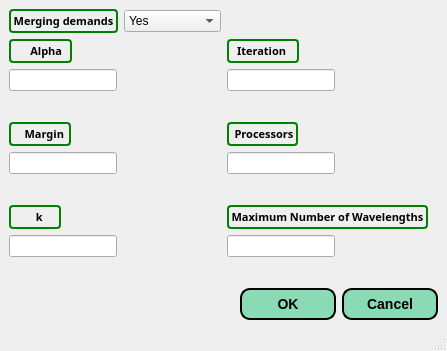
<?xml version="1.0" encoding="UTF-8"?>
<ui version="4.0">
 <class>RWA_Window</class>
 <widget class="QMainWindow" name="RWA_Window">
  <property name="geometry">
   <rect>
    <x>0</x>
    <y>0</y>
    <width>447</width>
    <height>351</height>
   </rect>
  </property>
  <property name="sizePolicy">
   <sizepolicy hsizetype="Maximum" vsizetype="Preferred">
    <horstretch>0</horstretch>
    <verstretch>0</verstretch>
   </sizepolicy>
  </property>
  <property name="windowTitle">
   <string>MainWindow</string>
  </property>
  <widget class="QWidget" name="centralwidget">
   <layout class="QGridLayout" name="gridLayout_2">
    <item row="0" column="0">
     <layout class="QGridLayout" name="mergindemands_gridlayout">
      <item row="0" column="0">
       <widget class="QLabel" name="mergingdemands_label">
        <property name="font">
         <font>
          <family>IRANSans</family>
          <pointsize>8</pointsize>
          <weight>75</weight>
          <bold>true</bold>
         </font>
        </property>
        <property name="styleSheet">
         <string notr="true"> QLabel {
    border: 2px solid green;
    border-radius: 4px;
    padding: 2px;
}</string>
        </property>
        <property name="text">
         <string>Merging demands</string>
        </property>
        <property name="alignment">
         <set>Qt::AlignCenter</set>
        </property>
       </widget>
      </item>
      <item row="0" column="1">
       <widget class="QComboBox" name="mergindemands_comboBox">
        <property name="styleSheet">
         <string notr="true">border-color: rgb(0, 85, 0);
border-color: rgb(85, 255, 0);</string>
        </property>
        <property name="editable">
         <bool>false</bool>
        </property>
        <item>
         <property name="text">
          <string>Yes</string>
         </property>
        </item>
        <item>
         <property name="text">
          <string>No</string>
         </property>
        </item>
       </widget>
      </item>
     </layout>
    </item>
    <item row="1" column="0">
     <layout class="QFormLayout" name="formLayout">
      <item row="0" column="0">
       <widget class="QLabel" name="mergingdemands_label_2">
        <property name="font">
         <font>
          <family>IRANSans</family>
          <pointsize>8</pointsize>
          <weight>75</weight>
          <bold>true</bold>
         </font>
        </property>
        <property name="styleSheet">
         <string notr="true"> QLabel {
    border: 2px solid green;
    border-radius: 4px;
    padding: 2px;
}</string>
        </property>
        <property name="text">
         <string>      Alpha  </string>
        </property>
        <property name="alignment">
         <set>Qt::AlignCenter</set>
        </property>
       </widget>
      </item>
      <item row="1" column="0">
       <widget class="QLineEdit" name="alphalineEdit">
        <property name="styleSheet">
         <string notr="true"/>
        </property>
        <property name="text">
         <string/>
        </property>
       </widget>
      </item>
     </layout>
    </item>
    <item row="1" column="1">
     <layout class="QFormLayout" name="formLayout_4">
      <item row="0" column="0">
       <widget class="QLabel" name="Iteration_label">
        <property name="font">
         <font>
          <family>IRANSans</family>
          <pointsize>8</pointsize>
          <weight>75</weight>
          <bold>true</bold>
         </font>
        </property>
        <property name="styleSheet">
         <string notr="true"> QLabel {
    border: 2px solid green;
    border-radius: 4px;
    padding: 2px;
}</string>
        </property>
        <property name="text">
         <string>  Iteration   </string>
        </property>
        <property name="alignment">
         <set>Qt::AlignCenter</set>
        </property>
       </widget>
      </item>
      <item row="1" column="0">
       <widget class="QLineEdit" name="Iteration_lineedit">
        <property name="styleSheet">
         <string notr="true">
border-color: rgb(170, 0, 0);</string>
        </property>
        <property name="text">
         <string/>
        </property>
       </widget>
      </item>
     </layout>
    </item>
    <item row="2" column="0">
     <layout class="QFormLayout" name="formLayout_2">
      <item row="0" column="0">
       <widget class="QLabel" name="Margin_label">
        <property name="font">
         <font>
          <family>IRANSans</family>
          <pointsize>8</pointsize>
          <weight>75</weight>
          <bold>true</bold>
         </font>
        </property>
        <property name="styleSheet">
         <string notr="true"> QLabel {
    border: 2px solid green;
    border-radius: 4px;
    padding: 2px;
}</string>
        </property>
        <property name="text">
         <string>    Margin </string>
        </property>
        <property name="alignment">
         <set>Qt::AlignCenter</set>
        </property>
       </widget>
      </item>
      <item row="1" column="0">
       <widget class="QLineEdit" name="Margin_lineedit">
        <property name="styleSheet">
         <string notr="true">
border-color: rgb(170, 0, 0);</string>
        </property>
        <property name="text">
         <string/>
        </property>
       </widget>
      </item>
     </layout>
    </item>
    <item row="2" column="1">
     <layout class="QFormLayout" name="formLayout_5">
      <item row="0" column="0">
       <widget class="QLabel" name="Processors_label">
        <property name="font">
         <font>
          <family>IRANSans</family>
          <pointsize>8</pointsize>
          <weight>75</weight>
          <bold>true</bold>
         </font>
        </property>
        <property name="styleSheet">
         <string notr="true"> QLabel {
    border: 2px solid green;
    border-radius: 4px;
    padding: 2px;
}</string>
        </property>
        <property name="text">
         <string> Processors</string>
        </property>
        <property name="alignment">
         <set>Qt::AlignCenter</set>
        </property>
       </widget>
      </item>
      <item row="1" column="0">
       <widget class="QLineEdit" name="Processors_lineedit">
        <property name="styleSheet">
         <string notr="true">
border-color: rgb(170, 0, 0);</string>
        </property>
        <property name="text">
         <string/>
        </property>
       </widget>
      </item>
     </layout>
    </item>
    <item row="3" column="0">
     <layout class="QFormLayout" name="formLayout_3">
      <item row="0" column="0">
       <widget class="QLabel" name="K_label">
        <property name="font">
         <font>
          <family>IRANSans</family>
          <pointsize>8</pointsize>
          <weight>75</weight>
          <bold>true</bold>
         </font>
        </property>
        <property name="styleSheet">
         <string notr="true"> QLabel {
    border: 2px solid green;
    border-radius: 4px;
    padding: 2px;
}</string>
        </property>
        <property name="text">
         <string>        k     </string>
        </property>
        <property name="alignment">
         <set>Qt::AlignCenter</set>
        </property>
       </widget>
      </item>
      <item row="1" column="0">
       <widget class="QLineEdit" name="K_lineedit">
        <property name="styleSheet">
         <string notr="true">
border-color: rgb(170, 0, 0);</string>
        </property>
        <property name="text">
         <string/>
        </property>
       </widget>
      </item>
     </layout>
    </item>
    <item row="3" column="1">
     <layout class="QFormLayout" name="formLayout_6">
      <item row="0" column="0">
       <widget class="QLabel" name="MNV_label">
        <property name="font">
         <font>
          <family>IRANSans</family>
          <pointsize>8</pointsize>
          <weight>75</weight>
          <bold>true</bold>
         </font>
        </property>
        <property name="styleSheet">
         <string notr="true"> QLabel {
    border: 2px solid green;
    border-radius: 4px;
    padding: 2px;
}</string>
        </property>
        <property name="text">
         <string>Maximum Number of Wavelengths</string>
        </property>
        <property name="alignment">
         <set>Qt::AlignCenter</set>
        </property>
       </widget>
      </item>
      <item row="1" column="0">
       <widget class="QLineEdit" name="MNV_lineedit">
        <property name="styleSheet">
         <string notr="true">
border-color: rgb(170, 0, 0);</string>
        </property>
        <property name="text">
         <string/>
        </property>
       </widget>
      </item>
     </layout>
    </item>
    <item row="4" column="0" colspan="2">
     <layout class="QGridLayout" name="gridLayout">
      <item row="0" column="1">
       <widget class="QPushButton" name="ok_pushbutton">
        <property name="styleSheet">
         <string notr="true">QPushButton {
    border: 2px solid #8f8f91;
    border-radius: 6px;
    background-color: #8ADBB5;
    min-width: 80px;
	border-style: outset;
    border-width: 2px;
    border-radius: 10px;
    border-color: dark-orange;
    font: bold 14px;
    min-width: 10em;
    padding: 6px;
}

QPushButton:pressed {
    background-color: qlineargradient(x1: 0, y1: 0, x2: 0, y2: 1,
                                      stop: 0 #dadbde, stop: 1 #f6f7fa);
}
QPushButton::hover{
	background-color: #2EDB8A;
}

QPushButton:flat {
    border: none; /* no border for a flat push button */
}

QPushButton:default {
    border-color: navy; /* make the default button prominent */
}
QPushButton:open { /* when the button has its menu open */
    background-color: qlineargradient(x1: 0, y1: 0, x2: 0, y2: 1,
                                      stop: 0 #dadbde, stop: 1 #f6f7fa);
}

QPushButton::menu-indicator {
    image: url(menu_indicator.png);
    subcontrol-origin: padding;
    subcontrol-position: bottom right;
}

QPushButton::menu-indicator:pressed, QPushButton::menu-indicator:open {
    position: relative;
    top: 2px; left: 2px; /* shift the arrow by 2 px */
}</string>
        </property>
        <property name="text">
         <string>OK</string>
        </property>
        <property name="autoDefault">
         <bool>false</bool>
        </property>
       </widget>
      </item>
      <item row="0" column="2">
       <widget class="QPushButton" name="cancel_pushbutton">
        <property name="styleSheet">
         <string notr="true">QPushButton {
    border: 2px solid #8f8f91;
    border-radius: 6px;
    background-color: #8ADBB5;
    min-width: 80px;
	border-style: outset;
    border-width: 2px;
    border-radius: 10px;
    border-color: dark-orange;
    font: bold 14px;
    min-width: 10em;
    padding: 6px;
}

QPushButton:pressed {
    background-color: qlineargradient(x1: 0, y1: 0, x2: 0, y2: 1,
                                      stop: 0 #dadbde, stop: 1 #f6f7fa);
}
QPushButton::hover{
	background-color: #2EDB8A;
}

QPushButton:flat {
    border: none; /* no border for a flat push button */
}

QPushButton:default {
    border-color: navy; /* make the default button prominent */
}
QPushButton:open { /* when the button has its menu open */
    background-color: qlineargradient(x1: 0, y1: 0, x2: 0, y2: 1,
                                      stop: 0 #dadbde, stop: 1 #f6f7fa);
}

QPushButton::menu-indicator {
    image: url(menu_indicator.png);
    subcontrol-origin: padding;
    subcontrol-position: bottom right;
}

QPushButton::menu-indicator:pressed, QPushButton::menu-indicator:open {
    position: relative;
    top: 2px; left: 2px; /* shift the arrow by 2 px */
}</string>
        </property>
        <property name="text">
         <string>Cancel</string>
        </property>
       </widget>
      </item>
      <item row="0" column="0">
       <spacer name="horizontalSpacer">
        <property name="orientation">
         <enum>Qt::Horizontal</enum>
        </property>
        <property name="sizeHint" stdset="0">
         <size>
          <width>40</width>
          <height>20</height>
         </size>
        </property>
       </spacer>
      </item>
     </layout>
    </item>
   </layout>
  </widget>
  <widget class="QMenuBar" name="menubar">
   <property name="geometry">
    <rect>
     <x>0</x>
     <y>0</y>
     <width>447</width>
     <height>26</height>
    </rect>
   </property>
  </widget>
  <widget class="QStatusBar" name="statusbar"/>
 </widget>
 <resources/>
 <connections/>
</ui>
